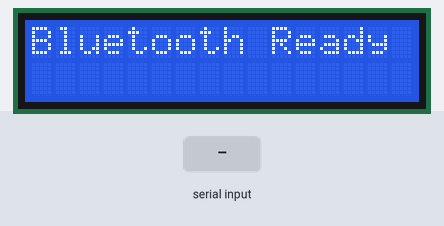
Recording of a sketch running on a simulated Arduino Uno, built with avr-gcc and run on an emulated ATmega328P. On the bench: 16×2 character LCD. The test bench sets the inputs (shaded band). What the sketch prints to the serial monitor is not drawn.

Above: at 0.1 s.
3.3 s: "1" received over the second serial link
At 4.29 s:
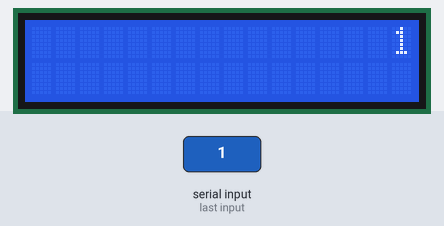
At 9.7 s:
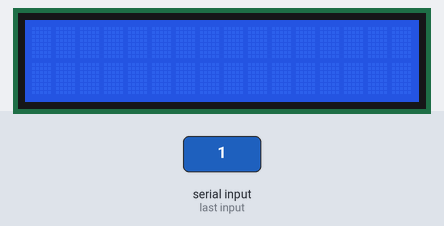
Timing chart, 0 to 11.2 s (numbered marks = the images above; inputs shaded):
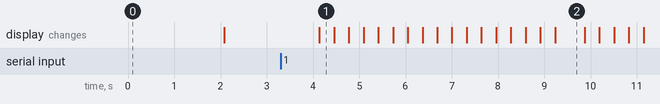

The sketch:

purvaLcdScreen.ino
```cpp
#include <Wire.h>
#include <LiquidCrystal_I2C.h>
#include <SoftwareSerial.h>

LiquidCrystal_I2C lcd(0x27, 16, 2);

SoftwareSerial BT(10, 11);   // we use arduino pin 10 RX and 11 as TX

String message = "";
String currentMessage = "";

unsigned long lastReceive = 0;

// setup
void setup() {

  Serial.begin(9600);
  BT.begin(9600);

  lcd.init();
  lcd.backlight();

  lcd.setCursor(0, 0);
  lcd.print("Bluetooth Ready");

  delay(2000);
  lcd.clear();
}


//    Loop code
void loop() {


  while (BT.available()) { //cheack for bluetooth

    char c = BT.read();

    message += c;

    lastReceive = millis();

    Serial.print(c);
  }


  if (message.length() > 0 &&
      millis() - lastReceive > 500) {

    message.trim();

    if (message.length() > 0) {
      currentMessage = message;
    }

    message = "";
  }


  if (currentMessage.length() > 0) {

    scrollMessage(currentMessage);
  }
}


// defined function for scrolling message to left
void scrollMessage(String text) {

  String scrollText = "                ";
  scrollText += text;
  scrollText += "                ";

  int totalLength = scrollText.length();


  // Scroll from right to left
  for (int i = 0; i <= totalLength - 16; i++) {


    if (BT.available()) {
      return;
    }

    lcd.clear();

    lcd.setCursor(0, 0);

    lcd.print(scrollText.substring(i, i + 16));

    delay(300);
  }


}
```

Measured:
- after the input at 3.3 s, the display: changes after 0.84 s (image 1)
- what the display in image 2 shows lasts 0.7 s, from 9.2 s to 9.9 s
